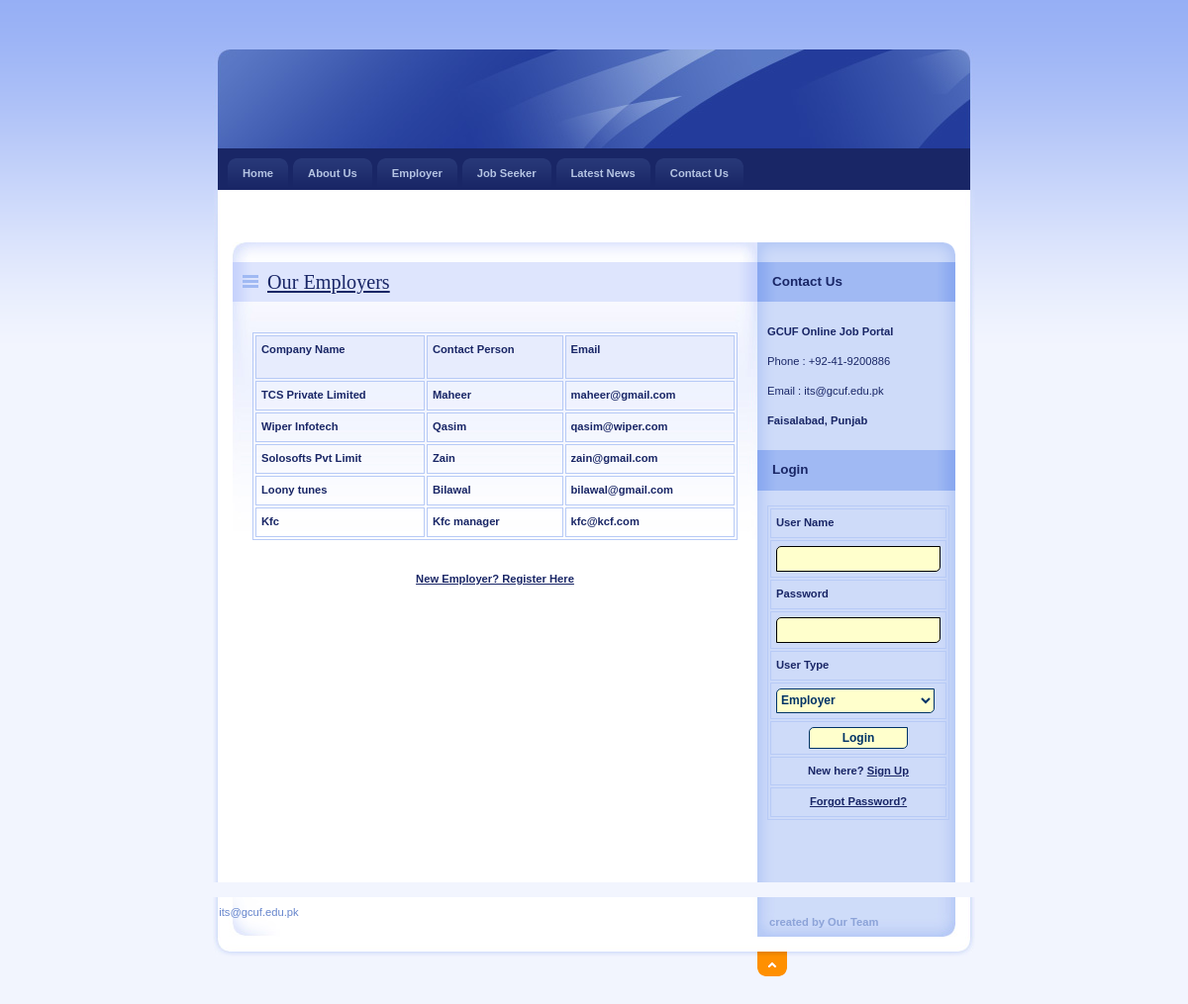
Page /Employer.php on the committed database.
### tables this page shows
CREATE TABLE `employer_reg` (
  `EmployerId` int(11) NOT NULL,
  `CompanyName` varchar(20) NOT NULL,
  `ContactPerson` varchar(20) NOT NULL,
  `Address` varchar(100) NOT NULL,
  `City` varchar(20) NOT NULL,
  `Email` varchar(40) NOT NULL,
  `Mobile` bigint(20) NOT NULL,
  `Area_Work` varchar(40) NOT NULL,
  `Status` varchar(10) NOT NULL,
  `UserName` varchar(20) NOT NULL,
  `Password` varchar(20) NOT NULL,
  `Question` varchar(100) NOT NULL,
  `Answer` varchar(50) NOT NULL
);

### Employer.php (the view, shortened to what this page needs)
<!DOCTYPE html PUBLIC "-//W3C//DTD XHTML 1.0 Strict//EN" "http://www.w3.org/TR/xhtml1/DTD/xhtml1-strict.dtd">
<html xmlns="http://www.w3.org/1999/xhtml" xml:lang="cs" lang="cs">
<head>
    <link rel="stylesheet" media="screen,projection" type="text/css" href="./css/main.css" />
    <link rel="stylesheet" media="print" type="text/css" href="./css/print.css" />
    <link rel="stylesheet" media="aural" type="text/css" href="./css/aural.css" />
</head>
<body id="www-url-cz">
<div id="main" class="box">
<?php
include "Header.php"
?>
<?php
include "menu.php"
?>
    <div id="page" class="box">
    <div id="page-in" class="box">
        <div id="strip" class="box noprint">
            <p id="breadcrumbs">&nbsp;</p>
        </div>
        <div id="content">
            <div class="article">
                <h2><span><a href="#">Our Employers</a></span></h2>
                <p>
              <table width="100%" border="1" cellpadding="1" cellspacing="2" bordercolor="#006699" >
<tr>
<th height="32" bgcolor="#006699" class="style3"><div align="left" class="style9 style5 style2"><strong>Company Name</strong></div></th>
<th bgcolor="#006699" class="style3"><div align="left" class="style9 style5 style2"><strong>Contact Person</strong></div></th>
<th bgcolor="#006699" class="style3"><div align="left" class="style9 style5 style2"><strong>Email</strong></div></th>
</tr>
<?php
$con = mysqli_connect("localhost","root","","job");
$sql = "select * from employer_reg where Status='Confirm'";
$result = mysqli_query($con,$sql);
while($row = mysqli_fetch_array($result))
{
$CompanyName=$row['CompanyName'];
$ContactPerson=$row['ContactPerson'];
$Email=$row['Email'];
?>
<tr>
<td class="style3"><div align="left" class="style9 style5"><strong><?php echo $CompanyName;?></strong></div></td>
<td class="style3"><div align="left" class="style9 style5"><strong><?php echo $ContactPerson;?></strong></div></td>
<td class="style3"><div align="left" class="style9 style5"><strong><?php echo $Email;?></strong></div></td>
</tr>
<?php
}
?>
</table>
                </p>
                <div align="center"><a href="EmployerReg.php"><strong>New Employer? Register Here</strong></a>
                  </div>
              <p class="btn-more box noprint">&nbsp;</p>
          </div>
        </div>
<?php
include "right.php"
?>
    </div>
    </div>
<?php
include "footer.php"
?>
</div>
</body>
</html>

### css/main.css (style rules this page uses)
* { min-height:1px; }
body { border:0; margin:0; padding:0; background:#F2F5FE url("../design/bg.gif") 0 0 repeat-x; font:70%/160% "verdana",sans-serif; color:#192666; _text-align:center; }
a { color:#192666; }
p { border:0; margin:15px 0; padding:0; line-height:30px; }
div { display:block; border:0; margin:0; padding:0; }
h1, h2, h3, h4, h5 { border:0; margin:15px 0 10px 0; padding:0; font-weight:bold; }
h2 { font-size:180%; line-height:100%; font-family:"georgia",serif; font-weight:normal; }
table { display:table; margin:15px 0; padding:0; border:1px solid #B7CAF6; font-size:100%; }
tr { display:table-row; }
th, td { display: table-cell; border:1px solid #B7CAF6; margin:0; padding:5px; vertical-align:top; text-align:left; }
th { background:#E7ECFD; text-align:center; color:#192666; font-weight:bold; }
a, img, span { border:0; margin:0; padding:0; }
strong, .strong { font-weight:bold; }
.box { min-height:1px; _height:1px; }
.box:after { content:"."; display:block; line-height:0px; font-size:0px; visibility:hidden; clear:both; }
#main { width:770px; margin:50px auto 0 auto; _text-align:left; }
#page { width:770px; min-height:1px; background:#FFF url("../design/bg_page.gif") 0 0 repeat-y; _height:1px; }
#page-in { min-height:1px; padding:10px 0; background:url("../design/bg_page_in.jpg") 0 0 no-repeat; _height:1px; }
#strip { position:relative; clear:both; padding:3px 20px 10px 20px; color:#6182D1; }
#strip p { margin:0; }
#strip #breadcrumbs { width:520px; margin:0; padding:0; }
#content { float:left; width:530px; _width:550px; margin:0; padding:0 0 0 20px; }
#content .article { clear:both; margin:0; padding:20px; background:url("../design/content_article_bg.jpg") 0 0 no-repeat; }
#content .article h2 { margin:0 -20px; padding:10px; background:#DEE5FD url("../design/content_title_bg.gif") 0 0 repeat-y; color:#192666; }
#content .article h2 span { background:url("../design/ico_list.gif") 0 50% no-repeat; padding-left:25px; }
#content .article p { text-align:justify; }
#content .btn-more { margin:0 0 15px 0; padding:0; border:0; position:relative; }

### css/print.css (style rules this page uses)
body { border:0; margin:0; padding:0; font-size:12pt }
a { color:#000; text-decoration:none; }
h1, h2, h3 { page-break-after:avoid; page-break-inside:avoid; }
table { border-collapse: collapse; border-width:1px; border-style:solid; }
th, td { display:table-cell; border-width:1px; border-style:solid; }
.noprint { display:none; }

### css/aural.css (style rules this page uses)
body { voice-family:paul,male; volume:loud; speech-rate:slow; richness:90; stress:20; }
h1, h2, h3, h4, h5 { cue-before:url("ping.au"); }
p, table { pause:50ms; }
strong { pitch:medium; pitch-range:60; stress:90; richness:90; }

### Employer.php (style rules this page uses)
.style2 { font-weight: bold }

### rows in the picture
employer_reg: CompanyName "TCS Private Limited", ContactPerson "Maheer", Email "maheer@gmail.com"
employer_reg: CompanyName "Wiper Infotech", ContactPerson "Qasim", Email "qasim@wiper.com"
employer_reg: CompanyName "Solosofts Pvt Limit", ContactPerson "Zain", Email "zain@gmail.com"
employer_reg: CompanyName "Loony tunes", ContactPerson "Bilawal", Email "bilawal@gmail.com"
employer_reg: CompanyName "Kfc", ContactPerson "Kfc manager", Email "kfc@kcf.com"
